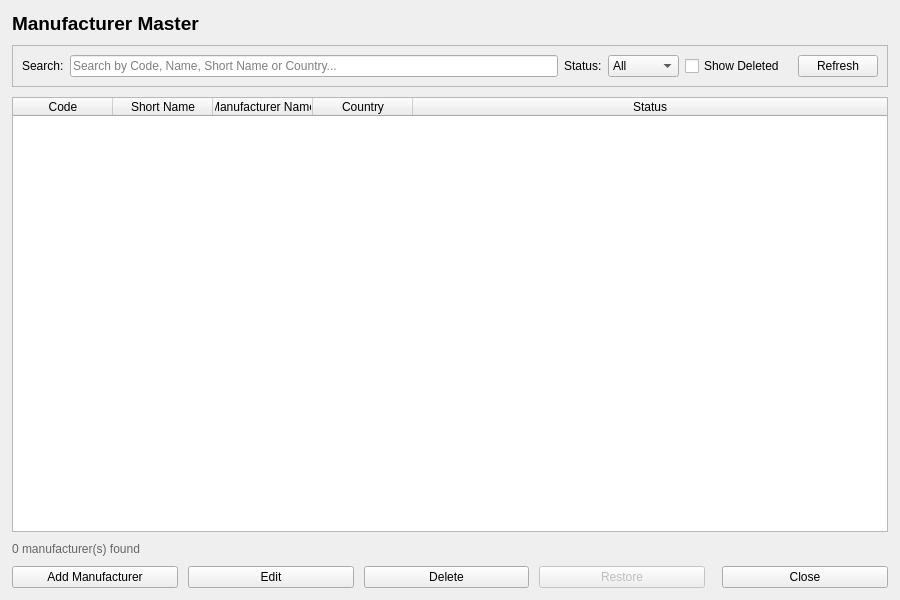
<?xml version="1.0" encoding="UTF-8"?>
<ui version="4.0">
 <class>ManufacturerListWidget</class>
 <widget class="QWidget" name="ManufacturerListWidget">
  <property name="geometry">
   <rect>
    <x>0</x>
    <y>0</y>
    <width>900</width>
    <height>600</height>
   </rect>
  </property>
  <property name="windowTitle">
   <string>Manufacturer Master</string>
  </property>
  <layout class="QVBoxLayout" name="verticalLayoutRoot">
   <property name="spacing">
    <number>10</number>
   </property>
   <property name="leftMargin">
    <number>12</number>
   </property>
   <property name="topMargin">
    <number>12</number>
   </property>
   <property name="rightMargin">
    <number>12</number>
   </property>
   <property name="bottomMargin">
    <number>12</number>
   </property>
   <item>
    <widget class="QLabel" name="lblTitle">
     <property name="font">
      <font>
       <pointsize>14</pointsize>
       <bold>true</bold>
      </font>
     </property>
     <property name="text">
      <string>Manufacturer Master</string>
     </property>
    </widget>
   </item>
   <item>
    <widget class="QFrame" name="frmToolbar">
     <property name="frameShape">
      <enum>QFrame::StyledPanel</enum>
     </property>
     <layout class="QHBoxLayout" name="horizontalLayoutToolbar">
      <item>
       <widget class="QLabel" name="lblSearch">
        <property name="text">
         <string>Search:</string>
        </property>
       </widget>
      </item>
      <item>
       <widget class="QLineEdit" name="txtSearch">
        <property name="placeholderText">
         <string>Search by Code, Name, Short Name or Country...</string>
        </property>
        <property name="clearButtonEnabled">
         <bool>true</bool>
        </property>
        <property name="toolTip">
         <string>Search Manufacturers (Ctrl+F)</string>
        </property>
       </widget>
      </item>
      <item>
       <widget class="QLabel" name="lblStatusFilter">
        <property name="text">
         <string>Status:</string>
        </property>
       </widget>
      </item>
      <item>
       <widget class="QComboBox" name="cmbStatusFilter">
        <property name="toolTip">
         <string>Filter manufacturers by status</string>
        </property>
        <item>
         <property name="text">
          <string>All</string>
         </property>
        </item>
        <item>
         <property name="text">
          <string>Active</string>
         </property>
        </item>
        <item>
         <property name="text">
          <string>Inactive</string>
         </property>
        </item>
       </widget>
      </item>
      <item>
       <widget class="QCheckBox" name="chkShowDeleted">
        <property name="text">
         <string>Show Deleted</string>
        </property>
        <property name="toolTip">
         <string>Include soft-deleted manufacturers (needed to Restore one)</string>
        </property>
       </widget>
      </item>
      <item>
       <spacer name="horizontalSpacerToolbar">
        <property name="orientation">
         <enum>Qt::Horizontal</enum>
        </property>
       </spacer>
      </item>
      <item>
       <widget class="QPushButton" name="btnRefresh">
        <property name="text">
         <string>Refresh</string>
        </property>
        <property name="toolTip">
         <string>Reload manufacturer list (F5)</string>
        </property>
       </widget>
      </item>
     </layout>
    </widget>
   </item>
   <item>
    <widget class="QTableWidget" name="tblManufacturer">
     <property name="alternatingRowColors">
      <bool>true</bool>
     </property>
     <property name="selectionBehavior">
      <enum>QAbstractItemView::SelectRows</enum>
     </property>
     <property name="selectionMode">
      <enum>QAbstractItemView::SingleSelection</enum>
     </property>
     <property name="editTriggers">
      <set>QAbstractItemView::NoEditTriggers</set>
     </property>
     <property name="sortingEnabled">
      <bool>true</bool>
     </property>
     <attribute name="horizontalHeaderStretchLastSection">
      <bool>true</bool>
     </attribute>
     <column>
      <property name="text">
       <string>Code</string>
      </property>
     </column>
     <column>
      <property name="text">
       <string>Short Name</string>
      </property>
     </column>
     <column>
      <property name="text">
       <string>Manufacturer Name</string>
      </property>
     </column>
     <column>
      <property name="text">
       <string>Country</string>
      </property>
     </column>
     <column>
      <property name="text">
       <string>Status</string>
      </property>
     </column>
    </widget>
   </item>
   <item>
    <widget class="QLabel" name="lblRecordCount">
     <property name="text">
      <string>0 manufacturer(s) found</string>
     </property>
     <property name="styleSheet">
      <string notr="true">color: #666666;</string>
     </property>
    </widget>
   </item>
   <item>
    <layout class="QHBoxLayout" name="horizontalLayoutButtons">
     <item>
      <widget class="QPushButton" name="btnAdd">
       <property name="text">
        <string>Add Manufacturer</string>
       </property>
       <property name="toolTip">
        <string>Add a new manufacturer (Ctrl+N)</string>
       </property>
      </widget>
     </item>
     <item>
      <widget class="QPushButton" name="btnEdit">
       <property name="text">
        <string>Edit</string>
       </property>
       <property name="toolTip">
        <string>Edit the selected manufacturer (Enter)</string>
       </property>
      </widget>
     </item>
     <item>
      <widget class="QPushButton" name="btnDelete">
       <property name="text">
        <string>Delete</string>
       </property>
       <property name="toolTip">
        <string>Soft-delete the selected manufacturer (Del)</string>
       </property>
      </widget>
     </item>
     <item>
      <widget class="QPushButton" name="btnRestore">
       <property name="text">
        <string>Restore</string>
       </property>
       <property name="toolTip">
        <string>Restore the selected deleted manufacturer</string>
       </property>
       <property name="enabled">
        <bool>false</bool>
       </property>
      </widget>
     </item>
     <item>
      <spacer name="horizontalSpacerButtons">
       <property name="orientation">
        <enum>Qt::Horizontal</enum>
       </property>
      </spacer>
     </item>
     <item>
      <widget class="QPushButton" name="btnClose">
       <property name="text">
        <string>Close</string>
       </property>
       <property name="toolTip">
        <string>Close this screen (Esc)</string>
       </property>
      </widget>
     </item>
    </layout>
   </item>
  </layout>
 </widget>
 <tabstops>
  <tabstop>txtSearch</tabstop>
  <tabstop>cmbStatusFilter</tabstop>
  <tabstop>chkShowDeleted</tabstop>
  <tabstop>btnRefresh</tabstop>
  <tabstop>tblManufacturer</tabstop>
  <tabstop>btnAdd</tabstop>
  <tabstop>btnEdit</tabstop>
  <tabstop>btnDelete</tabstop>
  <tabstop>btnRestore</tabstop>
  <tabstop>btnClose</tabstop>
 </tabstops>
 <resources/>
 <connections/>
</ui>
